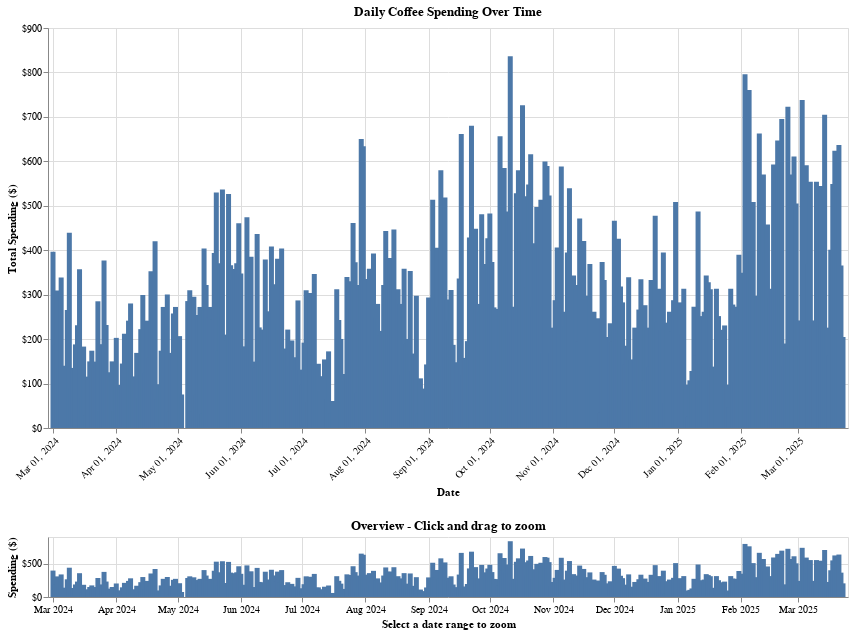

The notebook cell saved with this chart:
### Markdown cell above
This visualization tracks individual coffee sales transactions across eight different beverage types over 15 months from March 2024 through March 2025, using a lollipop chart where each colored dot represents a single sale. Latte (gray) and Americano with Milk (orange) consistently generate the highest-value transactions, with some sales exceeding 300, while specialty drinks like Hot Chocolate and Cocoa typically stay under 150. A dramatic sales gap appears between August and September 2024, followed by recovery in October, and Americano (blue) shows notably increased activity in February-March 2025. The overlapping data points reveal that multiple coffee types generate sales simultaneously throughout most periods, with Cappuccino, Latte, and Americano with Milk maintaining the most consistent presence as core menu items. This granular view allows stakeholders to identify both typical purchasing patterns and exceptional high-value transactions across all product categories.

This visualization strategically employs marks and channels with point marks (dots) and line marks (stems) to create lollipops, using position on both axes as the primary quantitative channel—vertical position encodes sales amount (which humans perceive with high accuracy) while horizontal position encodes time sequentially. Color hue serves as the categorical channel to distinguish eight coffee types (blue for Americano, orange for Americano with Milk, green for Cappuccino, etc.), with sufficient perceptual separability maintained even when points overlap, and a comprehensive legend provides the decoding reference system. I chose lollipops over bar or line charts because the stem-and-dot structure maintains optimal data-ink ratio and reduces visual clutter with hundreds of overlapping points, while the Gestalt principle of connection links each value to its zero baseline to reinforce quantitative relationships. The customized axis extends from $0-$350 with gridlines for reference, prioritizing transparency and expressiveness by showing individual transactions rather than aggregated statistics, which enables stakeholders to understand sales variability, identify outliers, and recognize temporal patterns essential for inventory and staffing decisions.

### Code cell
daily_spending = df.groupby('Date')['money'].sum().reset_index()
daily_spending.columns = ['Date', 'total_spending']


brush = alt.selection_interval(encodings=['x'])

main_histogram = alt.Chart(daily_spending).mark_bar().encode(
    x=alt.X('Date:T',
            title='Date',
            axis=alt.Axis(format='%b %d, %Y', labelAngle=-45),
            scale=alt.Scale(domain=brush)),
    y=alt.Y('total_spending:Q',
            title='Total Spending ($)',
            axis=alt.Axis(format='$,.0f')),
    tooltip=[
        alt.Tooltip('Date:T', title='Date', format='%Y-%m-%d'),
        alt.Tooltip('total_spending:Q', title='Total Spending', format='$,.2f')
    ]
).properties(
    width=800,
    height=400,
    title='Daily Coffee Spending Over Time'
)


overview = alt.Chart(daily_spending).mark_bar().encode(
    x=alt.X('Date:T',
            title='Select a date range to zoom',
            axis=alt.Axis(format='%b %Y')),
    y=alt.Y('total_spending:Q',
            title='Spending ($)',
            axis=alt.Axis(format='$,.0f')),
).add_params(
    brush
).properties(
    width=800,
    height=60,
    title='Overview - Click and drag to zoom'
)


combined_chart = alt.vconcat(main_histogram, overview).resolve_scale(
    y='independent'
)


combined_chart.show()

### Figure 1 — Vega-Lite specification as saved in the notebook (floating-point values rounded to 4 significant figures; data arrays with more than 128 entries replaced by an {"elided": "..."} marker saying what was removed)
{"config": {"view": {"continuousWidth": 300, "continuousHeight": 300}}, "vconcat": [{"mark": {"type": "bar"}, "encoding": {"tooltip": [{"field": "Date", "format": "%Y-%m-%d", "title": "Date", "type": "temporal"}, {"field": "total_spending", "format": "$,.2f", "title": "Total Spending", "type": "quantitative"}], "x": {"axis": {"format": "%b %d, %Y", "labelAngle": -45}, "field": "Date", "scale": {"domain": {"param": "param_5"}}, "title": "Date", "type": "temporal"}, "y": {"axis": {"format": "$,.0f"}, "field": "total_spending", "title": "Total Spending ($)", "type": "quantitative"}}, "height": 400, "title": "Daily Coffee Spending Over Time", "width": 800}, {"mark": {"type": "bar"}, "encoding": {"x": {"axis": {"format": "%b %Y"}, "field": "Date", "title": "Select a date range to zoom", "type": "temporal"}, "y": {"axis": {"format": "$,.0f"}, "field": "total_spending", "title": "Spending ($)", "type": "quantitative"}}, "height": 60, "name": "view_2", "title": "Overview - Click and drag to zoom", "width": 800}], "data": {"name": "data-71e37fde618272873cfe1d2e18072b22"}, "params": [{"name": "param_5", "select": {"type": "interval", "encodings": ["x"]}, "views": ["view_2"]}], "resolve": {"scale": {"y": "independent"}}, "$schema": "https://vega.github.io/schema/vega-lite/v5.17.0.json", "datasets": {"data-71e37fde618272873cfe1d2e18072b22": {"elided": "381 records"}}}
